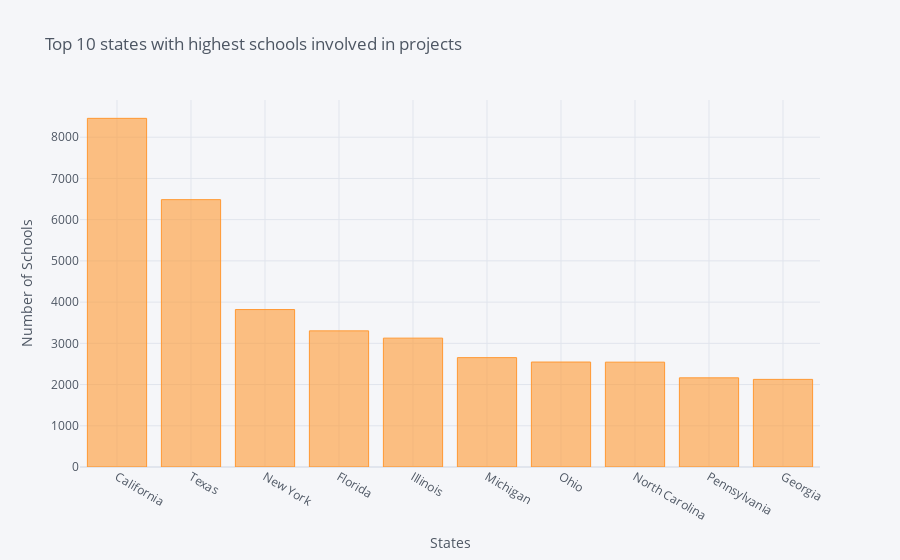

The code cell stored with this chart in its notebook:
### Code cell
s.iplot(kind = 'bar', xTitle = 'States', yTitle = 'Number of Schools', 
        title = 'Top 10 states with highest schools involved in projects')

### Figure 1 — Plotly figure (JSON) as saved in the notebook; plotly's stock layout.template omitted (floating-point values rounded to 4 significant figures)
{"data": [{"marker": {"color": "rgba(255, 153, 51, 0.6)", "line": {"color": "rgba(255, 153, 51, 1.0)", "width": 1}}, "name": "School State", "orientation": "v", "text": "", "type": "bar", "x": ["California", "Texas", "New York", "Florida", "Illinois", "Michigan", "Ohio", "North Carolina", "Pennsylvania", "Georgia"], "y": [8457, 6485, 3819, 3302, 3126, 2653, 2546, 2543, 2163, 2125]}], "layout": {"legend": {"bgcolor": "#F5F6F9", "font": {"color": "#4D5663"}}, "paper_bgcolor": "#F5F6F9", "plot_bgcolor": "#F5F6F9", "title": {"font": {"color": "#4D5663"}, "text": "Top 10 states with highest schools involved in projects"}, "xaxis": {"gridcolor": "#E1E5ED", "showgrid": true, "tickfont": {"color": "#4D5663"}, "title": {"font": {"color": "#4D5663"}, "text": "States"}, "zerolinecolor": "#E1E5ED"}, "yaxis": {"gridcolor": "#E1E5ED", "showgrid": true, "tickfont": {"color": "#4D5663"}, "title": {"font": {"color": "#4D5663"}, "text": "Number of Schools"}, "zerolinecolor": "#E1E5ED"}}}
